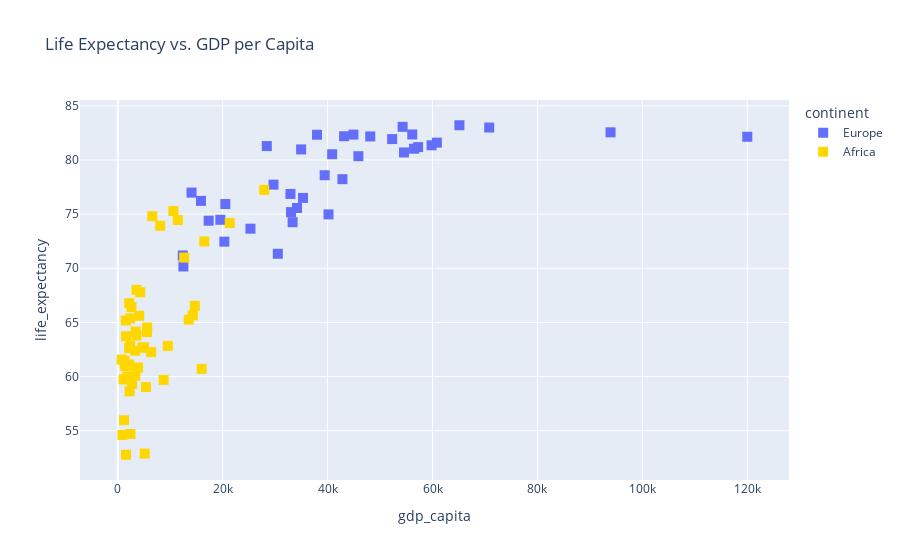

Write notebook code for a chart like this one.
### Markdown cell above
Also, we can use the `selector` argument to only modify the appearance of those traces that satisfy a condition. Typical use cases are selecting by trace name, type, or mode.

### Code cell
fig.update_traces(marker=dict(color="gold"), selector=dict(name="Africa"))   
fig

### Figure 1 — Plotly figure (JSON) as saved in the notebook; plotly's stock layout.template omitted (floating-point values rounded to 4 significant figures)
{"data": [{"hovertemplate": "continent=Europe<br>gdp_capita=%{x}<br>life_expectancy=%{y}<extra></extra>", "legendgroup": "Europe", "marker": {"color": "#636efa", "size": 10, "symbol": "square"}, "mode": "markers", "name": "Europe", "orientation": "v", "showlegend": true, "type": "scatter", "x": [14060.0, NaN, 57260.0, 20320.0, 54570.0, 15860.0, 25300.0, 29690.0, 42830.0, 60830.0, 39440.0, NaN, 52310.0, 48130.0, 56480.0, NaN, 28420.0, 34170.0, 54300.0, 93940.0, NaN, 43140.0, 33020.0, NaN, 40180.0, 120000.0, 44930.0, 12510.0, NaN, 20510.0, 59820.0, 17320.0, 65130.0, 35320.0, 34960.0, 33340.0, 30510.0, 59520.0, 19560.0, 32920.0, 40870.0, 37990.0, 56140.0, 70810.0, 12390.0, 45870.0], "xaxis": "x", "y": [76.99, NaN, 81.19, 72.46, 80.7, 76.22, 73.66, 77.72, 78.23, 81.6, 78.6, 83.2, 81.93, 82.18, 81.04, 82.2, 81.29, 75.57, 83.06, 82.56, 80.59, 82.2, 75.19, 81.66, 74.98, 82.14, 82.35, 70.17, NaN, 75.93, 81.36, 74.4, 83.21, 76.5, 80.98, 74.25, 71.34, NaN, 74.48, 76.87, 80.53, 82.33, 82.36, 83.0, 71.19, 80.35], "yaxis": "y"}, {"hovertemplate": "continent=Africa<br>gdp_capita=%{x}<br>life_expectancy=%{y}<extra></extra>", "legendgroup": "Africa", "marker": {"color": "gold", "size": 10, "symbol": "square"}, "mode": "markers", "name": "Africa", "orientation": "v", "showlegend": true, "type": "scatter", "x": [11450.0, 6367.0, 3365.0, 14300.0, 2211.0, 751.2, 6577.0, 3871.0, 895.3, 1573.0, 3403.0, 1103.0, 3574.0, 5377.0, 5020.0, 12660.0, 15980.0, NaN, 8755.0, 2379.0, 14680.0, 2157.0, 5558.0, 2750.0, 1905.0, 4749.0, 2413.0, 1461.0, 16500.0, 1517.0, 1573.0, 2243.0, 5613.0, 21350.0, 8089.0, 1303.0, 9548.0, 1283.0, 5138.0, 2182.0, 4286.0, 3574.0, 27920.0, 1675.0, 1191.0, 13530.0, NaN, 4092.0, 2613.0, 2180.0, 10600.0, 2366.0, 3362.0, 2102.0], "xaxis": "x", "y": [74.45, 62.26, 60.09, 65.65, 59.73, 61.57, 74.81, 60.83, 54.6, 52.78, 64.17, 59.74, 63.78, 59.03, 62.69, 70.99, 60.71, 67.13, 59.69, 65.37, 66.53, 62.61, 64.11, 59.33, 60.0, 62.67, 54.69, 60.95, 72.47, 65.18, 63.72, 58.63, 64.53, 74.18, 73.92, 61.17, 62.83, 61.45, 52.89, 66.77, 67.78, 68.01, 77.24, 59.76, 55.97, 65.25, 55.48, 65.61, 66.41, 61.03, 75.29, 62.85, 62.38, 61.12], "yaxis": "y"}], "layout": {"legend": {"title": {"text": "continent"}, "tracegroupgap": 0}, "title": {"text": "Life Expectancy vs. GDP per Capita"}, "xaxis": {"anchor": "y", "domain": [0, 1], "title": {"text": "gdp_capita"}}, "yaxis": {"anchor": "x", "domain": [0, 1], "title": {"text": "life_expectancy"}}}}
